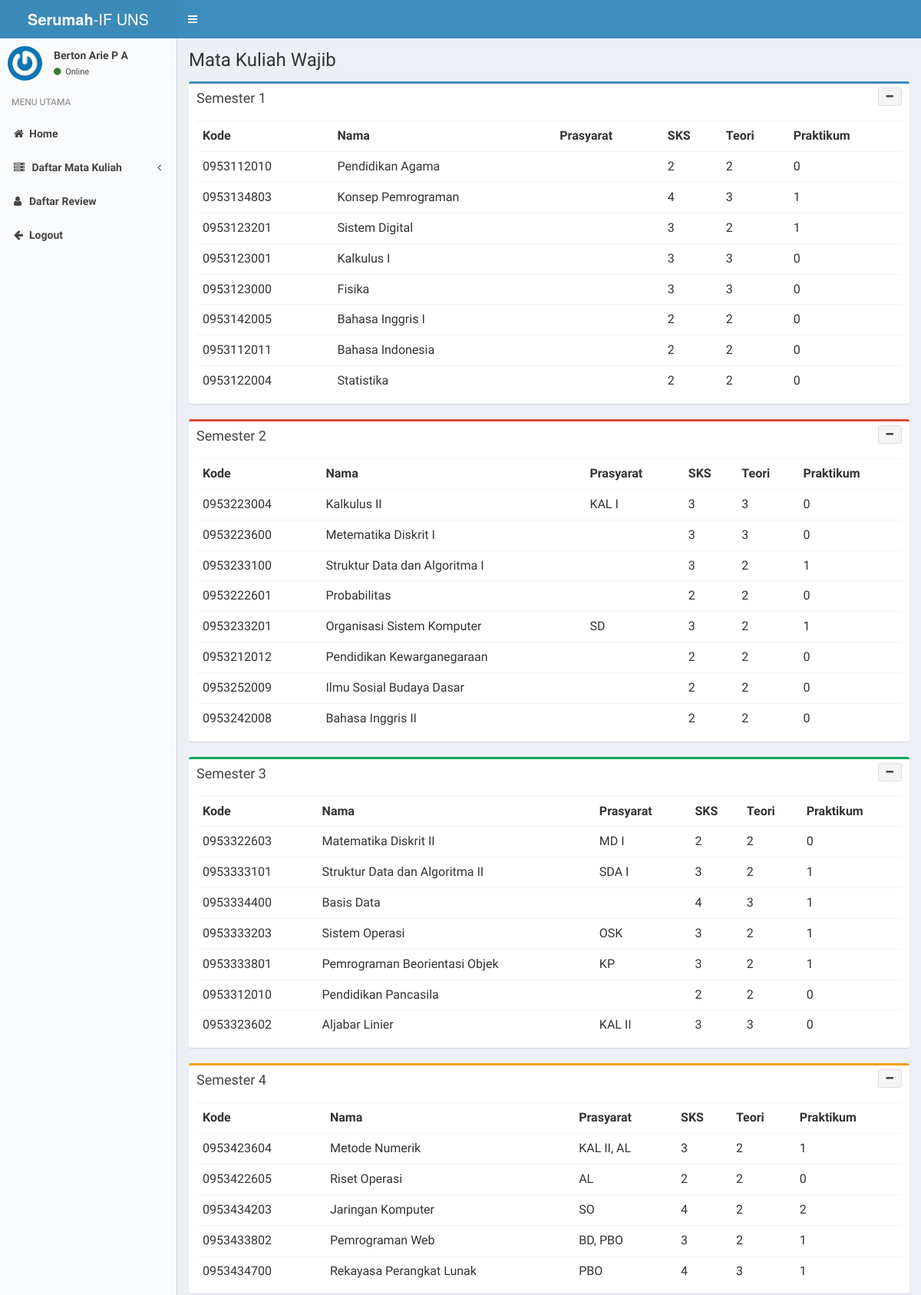
The app's page /semuamakul.php (signed in, upper part) with its own data.
### tables this page shows
CREATE TABLE IF NOT EXISTS `makul` (
  `id_makul` int(11) NOT NULL AUTO_INCREMENT,
  `kode_makul` varchar(10) NOT NULL,
  `nama_makul` varchar(50) NOT NULL,
  `tipe_makul` tinyint(1) NOT NULL,
  `semester` int(1) NOT NULL,
  `deskripsi_makul` text NOT NULL,
  `prasyarat` varchar(25) DEFAULT NULL,
  `sks` int(1) NOT NULL,
  `teori` int(1) NOT NULL,
  `praktikum` int(1) NOT NULL,
  `diperbarui` datetime NOT NULL DEFAULT CURRENT_TIMESTAMP,
  PRIMARY KEY (`id_makul`)
);

### layout/tabelmakul.php (the view)
<?php
    require 'control/database.php';
    echo '
        <div class="box '.$cboxs[$c++].'">
                <div class="box-header">
                    <h3 class="box-title">Semester '.$i.'</h3>
                    <div class="pull-right box-tools">
                        <button type="button" class="btn btn-default btn-sm" data-widget="collapse" data-toggle="tooltip">
                        <i class="fa fa-minus"></i></button>
                    </div>
                </div>
                <div class="box-body">
                    <table class="table table-hover">
                        <tr>
                            <th>Kode</th>
                            <th>Nama</th>
                            <th>Prasyarat</th>
                            <th>SKS</th>
                            <th>Teori</th>
                            <th>Praktikum</th>
                        </tr>
    ';
    $query = mysqli_query($mysqli, "SELECT * FROM `makul` WHERE tipe_makul='$tipe' AND semester='$i'");
    while($makul = $query->fetch_object()){
        echo '
            <tr>
                <td>'.$makul->kode_makul.'</td>
                <td>'.$makul->nama_makul.'</td>
                <td>'.$makul->prasyarat.'</td>
                <td>'.$makul->sks.'</td>
                <td>'.$makul->teori.'</td>
                <td>'.$makul->praktikum.'</td>
            </tr>
        ';
    }
    echo'
                </table>
            </div>
        </div>
    ';
?>

### semuamakul.php (shortened to what this page needs)
<html>
<head>
  <?php require_once 'layout/head.php'; ?>
</head>
<body class="hold-transition skin-blue-light sidebar-mini">
  <div class="wrapper">
     <?php require_once 'layout/navside.php'; ?>
    <div class="content-wrapper">
        <section class="content-header">
            <h1>Mata Kuliah Wajib</h1>
        </section>
        <section class="content">
            <?php
                $cboxs = array('box-primary', 'box-danger', 'box-success', 'box-warning', 'box-info');
                $tipe = 0; $c = 0;
                for($i = 1; $i <= 8; $i++){
                    if($i == 6){ $c = 0; }
                    require 'layout/tabelmakul.php';
                }
            ?>
        </section>
            <?php
                $tipe = 1; $c = 0;
                for($i = 3; $i <= 7; $i++){
                    require 'layout/tabelmakul.php';
                }
            ?>
    </div>
  </div>
</body>
</html>

### records on screen
makul: kode_makul "0953112010", nama_makul "Pendidikan Agama", sks "2", teori "2", praktikum "0"
makul: kode_makul "0953134803", nama_makul "Konsep Pemrograman", sks "4", teori "3", praktikum "1"
makul: kode_makul "0953123201", nama_makul "Sistem Digital", sks "3", teori "2", praktikum "1"
makul: kode_makul "0953123001", nama_makul "Kalkulus I", sks "3", teori "3", praktikum "0"
makul: kode_makul "0953123000", nama_makul "Fisika", sks "3", teori "3", praktikum "0"
makul: kode_makul "0953142005", nama_makul "Bahasa Inggris I", sks "2", teori "2", praktikum "0"
makul: kode_makul "0953112011", nama_makul "Bahasa Indonesia", sks "2", teori "2", praktikum "0"
makul: kode_makul "0953122004", nama_makul "Statistika", sks "2", teori "2", praktikum "0"
makul: kode_makul "0953223004", nama_makul "Kalkulus II", prasyarat "KAL I", sks "3", teori "3", praktikum "0"
makul: kode_makul "0953223600", nama_makul "Metematika Diskrit I", sks "3", teori "3", praktikum "0"
makul: kode_makul "0953233100", nama_makul "Struktur Data dan Algoritma I", sks "3", teori "2", praktikum "1"
makul: kode_makul "0953222601", nama_makul "Probabilitas", sks "2", teori "2", praktikum "0"
makul: kode_makul "0953233201", nama_makul "Organisasi Sistem Komputer", prasyarat "SD", sks "3", teori "2", praktikum "1"
makul: kode_makul "0953212012", nama_makul "Pendidikan Kewarganegaraan", sks "2", teori "2", praktikum "0"
makul: kode_makul "0953252009", nama_makul "Ilmu Sosial Budaya Dasar", sks "2", teori "2", praktikum "0"
makul: kode_makul "0953242008", nama_makul "Bahasa Inggris II", sks "2", teori "2", praktikum "0"
makul: kode_makul "0953322603", nama_makul "Matematika Diskrit II", prasyarat "MD I", sks "2", teori "2", praktikum "0"
makul: kode_makul "0953333101", nama_makul "Struktur Data dan Algoritma II", prasyarat "SDA I", sks "3", teori "2", praktikum "1"
makul: kode_makul "0953334400", nama_makul "Basis Data", sks "4", teori "3", praktikum "1"
makul: kode_makul "0953333203", nama_makul "Sistem Operasi", prasyarat "OSK", sks "3", teori "2", praktikum "1"
makul: kode_makul "0953333801", nama_makul "Pemrograman Beorientasi Objek", prasyarat "KP", sks "3", teori "2", praktikum "1"
makul: kode_makul "0953312010", nama_makul "Pendidikan Pancasila", sks "2", teori "2", praktikum "0"
makul: kode_makul "0953323602", nama_makul "Aljabar Linier", prasyarat "KAL II", sks "3", teori "3", praktikum "0"
makul: kode_makul "0953423604", nama_makul "Metode Numerik", prasyarat "KAL II, AL", sks "3", teori "2", praktikum "1"
makul: kode_makul "0953422605", nama_makul "Riset Operasi", prasyarat "AL", sks "2", teori "2", praktikum "0"
makul: kode_makul "0953434203", nama_makul "Jaringan Komputer", prasyarat "SO", sks "4", teori "2", praktikum "2"
makul: kode_makul "0953433802", nama_makul "Pemrograman Web", prasyarat "BD, PBO", sks "3", teori "2", praktikum "1"
makul: kode_makul "0953434700", nama_makul "Rekayasa Perangkat Lunak", prasyarat "PBO", sks "4", teori "3", praktikum "1"

### other values on screen
$nama "Berton Arie P A"
$i "1"
$i "2"
$i "3"
$i "4"
